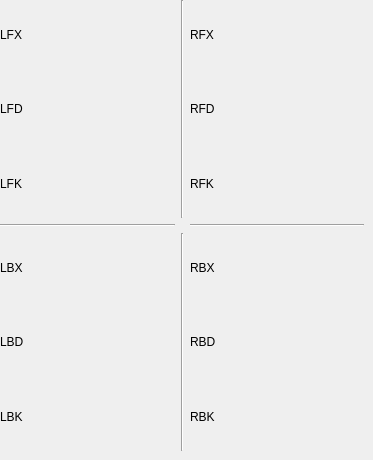
    <widget class="QWidget" name="tab">
     <attribute name="title">
      <string>液压力</string>
     </attribute>
     <widget class="QWidget" name="layoutWidget_6">
      <property name="geometry">
       <rect>
        <x>0</x>
        <y>0</y>
        <width>364</width>
        <height>451</height>
       </rect>
      </property>
      <layout class="QGridLayout" name="gridLayout_24">
       <item row="0" column="2">
        <layout class="QGridLayout" name="gridLayout_27">
         <item row="3" column="1">
          <spacer name="horizontalSpacer_82">
           <property name="orientation">
            <enum>Qt::Horizontal</enum>
           </property>
           <property name="sizeHint" stdset="0">
            <size>
             <width>120</width>
             <height>0</height>
            </size>
           </property>
          </spacer>
         </item>
         <item row="1" column="0">
          <widget class="QLabel" name="label_67">
           <property name="text">
            <string>RFD</string>
           </property>
          </widget>
         </item>
         <item row="0" column="0">
          <widget class="QLabel" name="label_68">
           <property name="text">
            <string>RFX</string>
           </property>
          </widget>
         </item>
         <item row="2" column="0">
          <widget class="QLabel" name="label_69">
           <property name="text">
            <string>RFK</string>
           </property>
          </widget>
         </item>
         <item row="0" column="2">
          <spacer name="verticalSpacer_9">
           <property name="orientation">
            <enum>Qt::Vertical</enum>
           </property>
           <property name="sizeHint" stdset="0">
            <size>
             <width>0</width>
             <height>60</height>
            </size>
           </property>
          </spacer>
         </item>
         <item row="2" column="2">
          <spacer name="verticalSpacer_8">
           <property name="orientation">
            <enum>Qt::Vertical</enum>
           </property>
           <property name="sizeHint" stdset="0">
            <size>
             <width>0</width>
             <height>60</height>
            </size>
           </property>
          </spacer>
         </item>
         <item row="1" column="2">
          <spacer name="verticalSpacer_10">
           <property name="orientation">
            <enum>Qt::Vertical</enum>
           </property>
           <property name="sizeHint" stdset="0">
            <size>
             <width>0</width>
             <height>60</height>
            </size>
           </property>
          </spacer>
         </item>
         <item row="0" column="1">
          <widget class="MplWidget" name="widget_4" native="true">
           <property name="autoFillBackground">
            <bool>false</bool>
           </property>
          </widget>
         </item>
         <item row="1" column="1">
          <widget class="MplWidget" name="widget_6" native="true">
           <property name="autoFillBackground">
            <bool>false</bool>
           </property>
          </widget>
         </item>
         <item row="2" column="1">
          <widget class="MplWidget" name="widget_8" native="true">
           <property name="autoFillBackground">
            <bool>false</bool>
           </property>
          </widget>
         </item>
        </layout>
       </item>
       <item row="2" column="1">
        <widget class="Line" name="line_57">
         <property name="orientation">
          <enum>Qt::Vertical</enum>
         </property>
        </widget>
       </item>
       <item row="0" column="1">
        <widget class="Line" name="line_58">
         <property name="orientation">
          <enum>Qt::Vertical</enum>
         </property>
        </widget>
       </item>
       <item row="1" column="0">
        <widget class="Line" name="line_59">
         <property name="orientation">
          <enum>Qt::Horizontal</enum>
         </property>
        </widget>
       </item>
       <item row="2" column="0">
        <layout class="QGridLayout" name="gridLayout_17">
         <item row="3" column="1">
          <spacer name="horizontalSpacer_73">
           <property name="orientation">
            <enum>Qt::Horizontal</enum>
           </property>
           <property name="sizeHint" stdset="0">
            <size>
             <width>120</width>
             <height>0</height>
            </size>
           </property>
          </spacer>
         </item>
         <item row="0" column="0">
          <widget class="QLabel" name="label_60">
           <property name="text">
            <string>LBX</string>
           </property>
          </widget>
         </item>
         <item row="2" column="0">
          <widget class="QLabel" name="label_61">
           <property name="text">
            <string>LBK</string>
           </property>
          </widget>
         </item>
         <item row="1" column="0">
          <widget class="QLabel" name="label_59">
           <property name="text">
            <string>LBD</string>
           </property>
          </widget>
         </item>
         <item row="1" column="2">
          <spacer name="verticalSpacer_11">
           <property name="orientation">
            <enum>Qt::Vertical</enum>
           </property>
           <property name="sizeHint" stdset="0">
            <size>
             <width>0</width>
             <height>60</height>
            </size>
           </property>
          </spacer>
         </item>
         <item row="2" column="2">
          <spacer name="verticalSpacer_12">
           <property name="orientation">
            <enum>Qt::Vertical</enum>
           </property>
           <property name="sizeHint" stdset="0">
            <size>
             <width>0</width>
             <height>60</height>
            </size>
           </property>
          </spacer>
         </item>
         <item row="0" column="2">
          <spacer name="verticalSpacer_13">
           <property name="orientation">
            <enum>Qt::Vertical</enum>
           </property>
           <property name="sizeHint" stdset="0">
            <size>
             <width>0</width>
             <height>60</height>
            </size>
           </property>
          </spacer>
         </item>
         <item row="0" column="1">
          <widget class="MplWidget" name="widget_9" native="true">
           <property name="autoFillBackground">
            <bool>false</bool>
           </property>
          </widget>
         </item>
         <item row="1" column="1">
          <widget class="MplWidget" name="widget_11" native="true">
           <property name="autoFillBackground">
            <bool>false</bool>
           </property>
          </widget>
         </item>
         <item row="2" column="1">
          <widget class="MplWidget" name="widget_13" native="true">
           <property name="autoFillBackground">
            <bool>false</bool>
           </property>
          </widget>
         </item>
        </layout>
       </item>
       <item row="1" column="2">
        <widget class="Line" name="line_56">
         <property name="orientation">
          <enum>Qt::Horizontal</enum>
         </property>
        </widget>
       </item>
       <item row="2" column="2">
        <layout class="QGridLayout" name="gridLayout_26">
         <item row="3" column="1">
          <spacer name="horizontalSpacer_79">
           <property name="orientation">
            <enum>Qt::Horizontal</enum>
           </property>
           <property name="sizeHint" stdset="0">
            <size>
             <width>120</width>
             <height>0</height>
            </size>
           </property>
          </spacer>
         </item>
         <item row="0" column="0">
          <widget class="QLabel" name="label_65">
           <property name="text">
            <string>RBX</string>
           </property>
          </widget>
         </item>
         <item row="2" column="0">
          <widget class="QLabel" name="label_66">
           <property name="text">
            <string>RBK</string>
           </property>
          </widget>
         </item>
         <item row="1" column="0">
          <widget class="QLabel" name="label_64">
           <property name="text">
            <string>RBD</string>
           </property>
          </widget>
         </item>
         <item row="1" column="2">
          <spacer name="verticalSpacer_14">
           <property name="orientation">
            <enum>Qt::Vertical</enum>
           </property>
           <property name="sizeHint" stdset="0">
            <size>
             <width>0</width>
             <height>60</height>
            </size>
           </property>
          </spacer>
         </item>
         <item row="0" column="2">
          <spacer name="verticalSpacer_15">
           <property name="orientation">
            <enum>Qt::Vertical</enum>
           </property>
           <property name="sizeHint" stdset="0">
            <size>
             <width>0</width>
             <height>60</height>
            </size>
           </property>
          </spacer>
         </item>
         <item row="2" column="2">
          <spacer name="verticalSpacer_16">
           <property name="orientation">
            <enum>Qt::Vertical</enum>
           </property>
           <property name="sizeHint" stdset="0">
            <size>
             <width>0</width>
             <height>40</height>
            </size>
           </property>
          </spacer>
         </item>
         <item row="0" column="1">
          <widget class="MplWidget" name="widget_10" native="true">
           <property name="autoFillBackground">
            <bool>false</bool>
           </property>
          </widget>
         </item>
         <item row="1" column="1">
          <widget class="MplWidget" name="widget_12" native="true">
           <property name="autoFillBackground">
            <bool>false</bool>
           </property>
          </widget>
         </item>
         <item row="2" column="1">
          <widget class="MplWidget" name="widget_15" native="true"/>
         </item>
        </layout>
       </item>
       <item row="0" column="0">
        <layout class="QGridLayout" name="gridLayout_25">
         <item row="0" column="0">
          <widget class="QLabel" name="label_62">
           <property name="text">
            <string>LFX</string>
           </property>
          </widget>
         </item>
         <item row="1" column="0">
          <widget class="QLabel" name="label_35">
           <property name="text">
            <string>LFD</string>
           </property>
          </widget>
         </item>
         <item row="2" column="0">
          <widget class="QLabel" name="label_63">
           <property name="text">
            <string>LFK</string>
           </property>
          </widget>
         </item>
         <item row="3" column="1">
          <spacer name="horizontalSpacer_76">
           <property name="orientation">
            <enum>Qt::Horizontal</enum>
           </property>
           <property name="sizeHint" stdset="0">
            <size>
             <width>120</width>
             <height>0</height>
            </size>
           </property>
          </spacer>
         </item>
         <item row="1" column="2">
          <spacer name="verticalSpacer_5">
           <property name="orientation">
            <enum>Qt::Vertical</enum>
           </property>
           <property name="sizeHint" stdset="0">
            <size>
             <width>0</width>
             <height>60</height>
            </size>
           </property>
          </spacer>
         </item>
         <item row="2" column="2">
          <spacer name="verticalSpacer_6">
           <property name="orientation">
            <enum>Qt::Vertical</enum>
           </property>
           <property name="sizeHint" stdset="0">
            <size>
             <width>0</width>
             <height>60</height>
            </size>
           </property>
          </spacer>
         </item>
         <item row="0" column="2">
          <spacer name="verticalSpacer_7">
           <property name="orientation">
            <enum>Qt::Vertical</enum>
           </property>
           <property name="sizeHint" stdset="0">
            <size>
             <width>0</width>
             <height>60</height>
            </size>
           </property>
          </spacer>
         </item>
         <item row="0" column="1">
          <widget class="MplWidget" name="widget" native="true">
           <property name="autoFillBackground">
            <bool>false</bool>
           </property>
          </widget>
         </item>
         <item row="1" column="1">
          <widget class="MplWidget" name="widget_5" native="true">
           <property name="autoFillBackground">
            <bool>false</bool>
           </property>
          </widget>
         </item>
         <item row="2" column="1">
          <widget class="MplWidget" name="widget_7" native="true">
           <property name="autoFillBackground">
            <bool>false</bool>
           </property>
          </widget>
         </item>
        </layout>
       </item>
      </layout>
     </widget>
    </widget>
